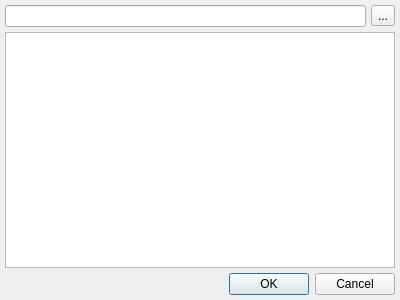
<?xml version="1.0" encoding="UTF-8"?>
<ui version="4.0">
 <class>LibraryDialog</class>
 <widget class="QDialog" name="LibraryDialog">
  <property name="geometry">
   <rect>
    <x>0</x>
    <y>0</y>
    <width>400</width>
    <height>300</height>
   </rect>
  </property>
  <property name="windowTitle">
   <string>Library</string>
  </property>
  <property name="windowIcon">
   <iconset resource="icons.qrc">
    <normaloff>:/icons/library.png</normaloff>:/icons/library.png</iconset>
  </property>
  <layout class="QVBoxLayout" name="verticalLayout">
   <property name="spacing">
    <number>5</number>
   </property>
   <property name="leftMargin">
    <number>5</number>
   </property>
   <property name="topMargin">
    <number>5</number>
   </property>
   <property name="rightMargin">
    <number>5</number>
   </property>
   <property name="bottomMargin">
    <number>5</number>
   </property>
   <item>
    <layout class="QHBoxLayout" name="horizontalLayout">
     <property name="spacing">
      <number>5</number>
     </property>
     <item>
      <widget class="QLineEdit" name="search"/>
     </item>
     <item>
      <widget class="QToolButton" name="clear_search">
       <property name="text">
        <string>...</string>
       </property>
       <property name="icon">
        <iconset resource="icons.qrc">
         <normaloff>:/icons/remove.png</normaloff>:/icons/remove.png</iconset>
       </property>
      </widget>
     </item>
    </layout>
   </item>
   <item>
    <widget class="AnandamideLibraryTree" name="library_tree">
     <attribute name="headerVisible">
      <bool>false</bool>
     </attribute>
     <column>
      <property name="text">
       <string notr="true">1</string>
      </property>
     </column>
    </widget>
   </item>
   <item>
    <widget class="QDialogButtonBox" name="buttonBox">
     <property name="orientation">
      <enum>Qt::Horizontal</enum>
     </property>
     <property name="standardButtons">
      <set>QDialogButtonBox::Cancel|QDialogButtonBox::Ok</set>
     </property>
    </widget>
   </item>
  </layout>
 </widget>
 <customwidgets>
  <customwidget>
   <class>AnandamideLibraryTree</class>
   <extends>QTreeWidget</extends>
   <header>AnandamideLibraryTree.h</header>
  </customwidget>
 </customwidgets>
 <resources>
  <include location="icons.qrc"/>
 </resources>
 <connections>
  <connection>
   <sender>buttonBox</sender>
   <signal>accepted()</signal>
   <receiver>LibraryDialog</receiver>
   <slot>accept()</slot>
   <hints>
    <hint type="sourcelabel">
     <x>248</x>
     <y>254</y>
    </hint>
    <hint type="destinationlabel">
     <x>157</x>
     <y>274</y>
    </hint>
   </hints>
  </connection>
  <connection>
   <sender>buttonBox</sender>
   <signal>rejected()</signal>
   <receiver>LibraryDialog</receiver>
   <slot>reject()</slot>
   <hints>
    <hint type="sourcelabel">
     <x>316</x>
     <y>260</y>
    </hint>
    <hint type="destinationlabel">
     <x>286</x>
     <y>274</y>
    </hint>
   </hints>
  </connection>
 </connections>
</ui>
